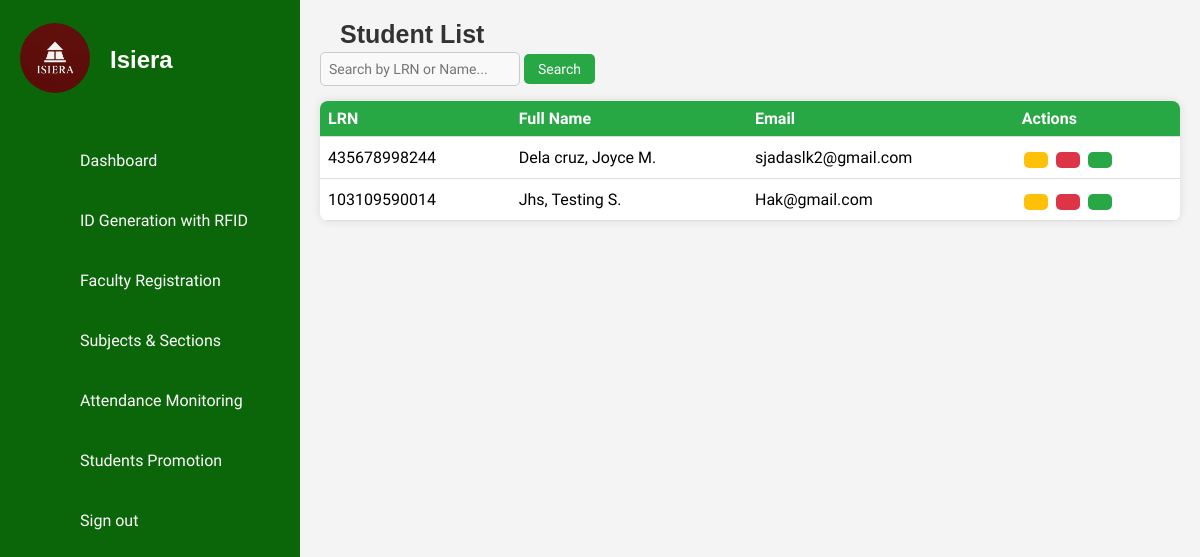
The page /isiera/details_student.php on the database as committed earlier.
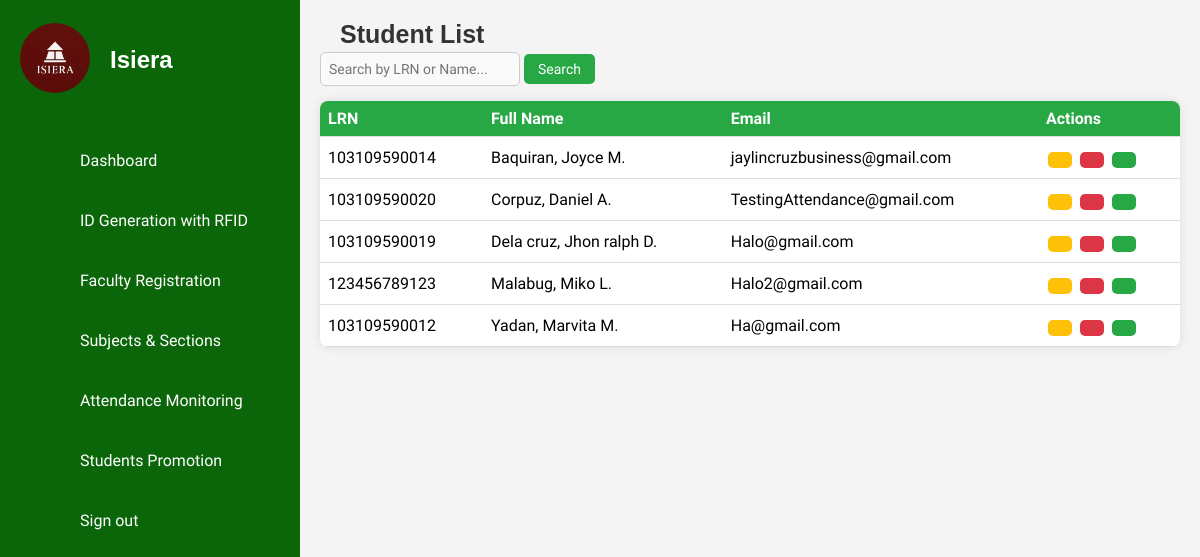
The same page on the database as committed later.
### tables this page shows
CREATE TABLE `students` (
  `id` int(11) NOT NULL,
  `first_name` varchar(50) NOT NULL,
  `middle_name` varchar(50) DEFAULT NULL,
  `last_name` varchar(50) NOT NULL,
  `lrn` varchar(12) NOT NULL,
  `date_of_birth` date NOT NULL,
  `gender` enum('Male','Female') NOT NULL,
  `citizenship` varchar(50) NOT NULL,
  `address` text NOT NULL,
  `contact_number` varchar(15) NOT NULL,
  `email` varchar(100) NOT NULL,
  `guardian_name` varchar(100) NOT NULL,
  `guardian_contact` varchar(15) NOT NULL,
  `guardian_address` varchar(250) NOT NULL,
  `guardian_relationship` varchar(50) NOT NULL,
  `elementary_school` varchar(100) NOT NULL,
  `year_graduated` year(4) NOT NULL,
  `birth_certificate` varchar(255) NOT NULL,
  `id_photo` varchar(255) NOT NULL,
  `good_moral` varchar(255) DEFAULT NULL,
  `student_signature` varchar(255) NOT NULL,
  `section` varchar(50) DEFAULT NULL,
  `school_year` varchar(9) NOT NULL,
  `grade_level` varchar(20) DEFAULT NULL,
  `student_type` enum('Regular Student','STI Student') DEFAULT NULL,
  `verified_at` timestamp NOT NULL DEFAULT current_timestamp(),
  `created_at` timestamp NOT NULL DEFAULT current_timestamp(),
  `rfid` varchar(50) DEFAULT NULL,
  `mobile_verified` tinyint(1) DEFAULT 0
);

### isiera/details_student.php (the view, shortened to what this page needs)
<?php
include('db_connection.php');
$query = "SELECT lrn,
    CONCAT(
        UPPER(LEFT(last_name, 1)), LOWER(SUBSTRING(last_name, 2)), ', ',
        UPPER(LEFT(first_name, 1)), LOWER(SUBSTRING(first_name, 2)), ' ',
        UPPER(LEFT(middle_name, 1)), '.'
    ) AS fullname,
    email, student_type
    FROM students
    WHERE 1=1";
$query .= " ORDER BY last_name ASC, first_name ASC, middle_name ASC";
$result = mysqli_query($conn, $query);
$students = [];
if (mysqli_num_rows($result) > 0) {
    $students = mysqli_fetch_all($result, MYSQLI_ASSOC);
}
?>
<!DOCTYPE html>
<html lang="en">
<head>
    <link rel="stylesheet" href="assets/css/style.css">
    <link rel="stylesheet" href="assets/css/profile.css">
</head>
<body>
<?php include('sidebar.php'); ?>
<div class="main-content">
    <h2>Student List</h2>
    <div class="search-container">
        <div class="left-search">
            <form id="searchForm" onsubmit="return handleSearch(event)">
                <input type="text" id="searchInput" placeholder="Search by LRN or Name...">
                <button type="submit">Search</button>
            </form>
        </div>
    </div>
    <table class="student-table" id="studentTable">
        <thead>
            <tr>
                <th>LRN</th>
                <th>Full Name</th>
                <th>Email</th>
                <th class="actions-header" style="position: relative;">
                    <div class="header-content">
                        <span>Actions</span>
                    </div>
                </th>
            </tr>
        </thead>
        <tbody id="studentTableBody">
            <?php if (!empty($students)): ?>
                <?php foreach ($students as $student): ?>
                    <tr data-type="<?= strtolower($student['student_type']) ?>">
                        <td><?= $student['lrn'] ?></td>
                        <td><?= $student['fullname'] ?></td>
                        <td><?= $student['email'] ?></td>
                        <td>
                            <button class='edit' title="Edit" onclick='showStudentModal("<?= $student['lrn'] ?>", "edit")'>
                            </button>
                            <button class='archive' title="Archive" onclick='archiveStudent("<?= $student['lrn'] ?>")'>
                            </button>
                            <button class='view' title="View" onclick='showStudentModal("<?= $student['lrn'] ?>", "view")'>
                            </button>
                        </td>
                    </tr>
                <?php endforeach; ?>
            <?php else: ?>
                <tr id="noDataRow"><td colspan="4">No data available.</td></tr>
            <?php endif; ?>
        </tbody>
    </table>
</div>
</body>
</html>

### isiera/sidebar.php (shortened to what this page needs)
<?php
$userRole = $_SESSION['user_role'] ?? '';
?>
<div class="container">
    <div class="navigation">
        <ul>
            <li class="brand-logo">
                <a href="#">
                    <div class="logo-container">
                        <img src="assets/imgs/isiera.jpg">
                    </div>
                    <span class="title">Isiera</span>
                </a>
            </li>
            <?php if ($userRole !== 'counselor'): ?>
                <li>
                    <a href="dashboard.php">
                        <span class="icon"><ion-icon name="home-outline"></ion-icon></span>
                        <span class="title">Dashboard</span>
                    </a>
                </li>
            <?php endif; ?>
<?php if ($userRole !== 'counselor'): ?>
                <li>
                    <a href="id_generation.php">
                        <span class="icon"><ion-icon name="card-outline"></ion-icon></span>
                        <span class="title">ID Generation with RFID</span>
                    </a>
                </li>
                <li>
                    <a href="faculty_registration.php">
                        <span class="icon"><ion-icon name="school-outline"></ion-icon></span>
                        <span class="title">Faculty Registration</span>
                    </a>
                </li>
                <li>
                    <a href="subject_management.php">
                        <span class="icon"><ion-icon name="library-outline"></ion-icon></span>
                        <span class="title">Subjects & Sections</span>
                    </a>
                </li>
                <li>
                    <a href="attendance_monitoring.php">
                        <span class="icon"><ion-icon name="stats-chart-outline"></ion-icon></span>
                        <span class="title">Attendance Monitoring</span>
                    </a>
                </li>
                <li>
                    <a href="student_promotion.php">
                        <span class="icon"><ion-icon name="ribbon-outline"></ion-icon></span>
                        <span class="title">Students Promotion</span>
                    </a>
                </li>
            <?php endif; ?>
            <li>
                <a href="index.php">
                    <span class="icon"><ion-icon name="log-in-outline"></ion-icon></span>
                    <span class="title">Sign out</span>
                </a>
            </li>
        </ul>
    </div>
</div>

### isiera/assets/css/style.css (style rules this page uses)
* { font-family: 'Ubuntu', sans-serif; margin: 0; padding: 0; box-sizing: border-box; }
:root { --green: #0b6609; --white: #fff; --gray: #f5f5f5; --black1: #222; --black2: #999; }
body { min-height: 100vh; overflow-x: hidden; }
.container { position: relative; width: 100%; }
.navigation { position: fixed; width: 300px; height: 100%; background: var(--green); border-left: 10px solid var(--green); transition: 0.5s; overflow: hidden; overflow-y: auto; scrollbar-width: none; -ms-overflow-style: none; }
.navigation ul { position: absolute; top: 0; left: 0; width: 100%; }
.navigation ul li { position: relative; width: 100%; list-style: none; border-top-left-radius: 30px; border-bottom-left-radius: 30px; }
.navigation ul li:nth-child(1) { margin-bottom: 40px; pointer-events: none; text-align: center; }
.navigation ul li a { display: flex; align-items: center; text-decoration: none; color: var(--white); height: 60px; }
.navigation ul li a .icon { min-width: 60px; height: 60px; display: flex; align-items: center; justify-content: center; }
.navigation ul li a .title { display: flex; align-items: center; padding-left: 10px; white-space: nowrap; }
.logo-container img { width: 70px; height: 70px; border-radius: 50%; object-fit: cover; }
.brand-logo { display: flex; align-items: center; justify-content: start; padding-left: 10px; padding-top: 30px; }
.brand-logo .title { font-size: 1.5rem; font-weight: 600; font-family: 'Poppins', sans-serif; color: var(--white); margin-left: 10px; white-space: nowrap; }
.main-content { margin-left: 300px; padding: 20px; background-color: #f4f4f4; min-height: 100vh; overflow-x: hidden; width: calc(100% - 300px); }
.main-content h2 { text-align: left; margin-left: 20px; font-family: 'Arial', sans-serif; font-weight: 600; color: #333; font-size: 25px; }
.search-container { display: flex; justify-content: space-between; align-items: flex-start; margin-bottom: 15px; flex-wrap: wrap; gap: 5px; }
.search-container input { width: 200px; padding: 8px; border: 1px solid #ccc; border-radius: 5px; font-size: 14px; }
.search-container button { padding: 7px 14px; background-color: #28a745; color: white; border: none; border-radius: 5px; cursor: pointer; font-size: 14px; }
.left-search { display: flex; gap: 10px; }
.student-table { width: 100%; border-collapse: collapse; background: white; border-radius: 8px; overflow: hidden; box-shadow: 0 0 10px rgba(0, 0, 0, 0.1); }
.student-table td { text-align: center; vertical-align: middle; padding: 10px; }
.student-table td button { display: inline-flex; padding: 8px 12px; margin: 2px; border: none; border-radius: 5px; font-size: 10px; cursor: pointer; transition: 0.3s; }
.student-table th, .student-table td { padding: 8px; text-align: left; border-bottom: 1px solid #ddd; }
.student-table th { background-color: #28a745; color: white; }
.edit { background-color: #ffc107 !important; color: black !important; }
.archive { background-color: #dc3545 !important; color: white !important; }
.view { background-color: #28a745 !important; color: white !important; }
.actions-header .header-content { display: flex; justify-content: space-between; align-items: center; width: 100%; }

### isiera/assets/css/profile.css (style rules this page uses)
input, select { padding: 10px; margin-top: 3px; border: 1px solid #bbb; border-radius: 5px; width: 100%; font-size: 14px; background-color: #f9f9f9; box-sizing: border-box; }

Rows that differ between the two databases and show on the page:
removed students: lrn "435678998244", fullname "Dela cruz, Joyce M.", email "sjadaslk2@gmail.com"
removed students: lrn "103109590014", fullname "Jhs, Testing S.", email "Hak@gmail.com"
added students: lrn "103109590014", fullname "Baquiran, Joyce M.", email "jaylincruzbusiness@gmail.com"
added students: lrn "103109590020", fullname "Corpuz, Daniel A.", email "TestingAttendance@gmail.com"
added students: lrn "103109590019", fullname "Dela cruz, Jhon ralph D.", email "Halo@gmail.com"
added students: lrn "123456789123", fullname "Malabug, Miko L.", email "Halo2@gmail.com"
added students: lrn "103109590012", fullname "Yadan, Marvita M.", email "Ha@gmail.com"
